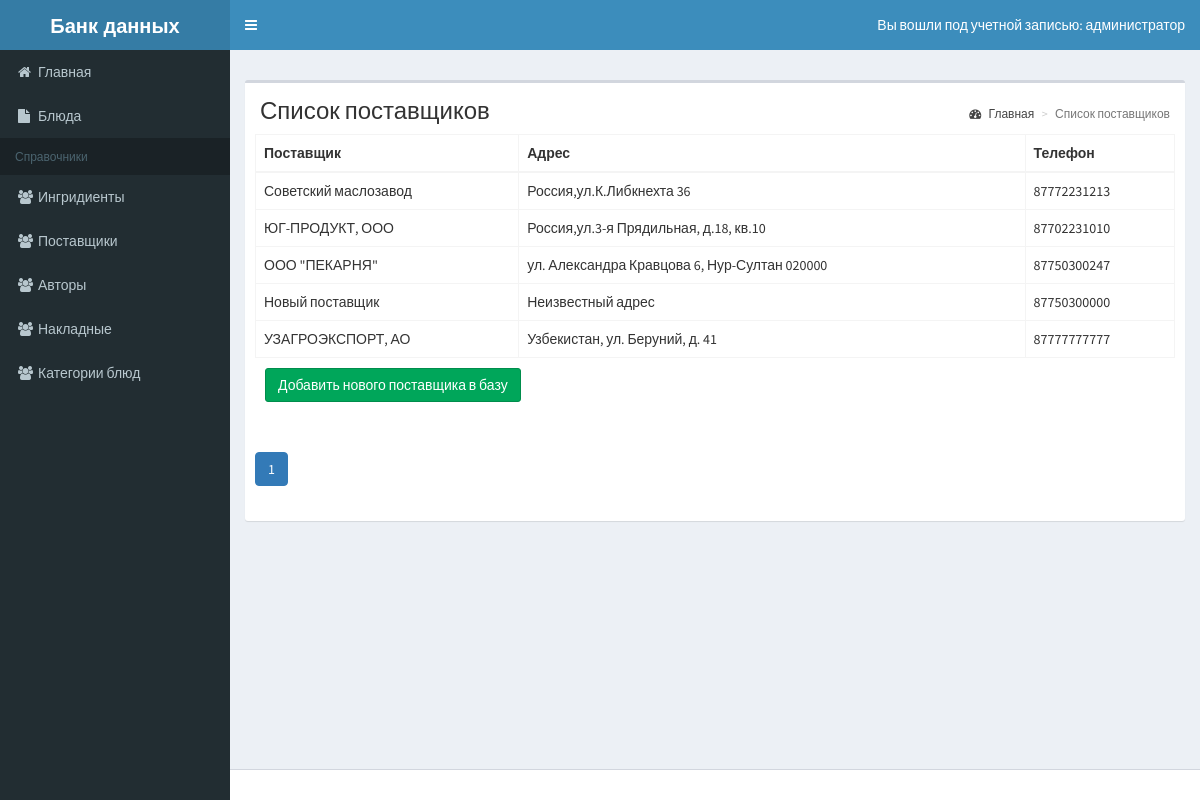
The page /project/list-provider.php (signed in) on the database its author committed.
### tables this page shows
CREATE TABLE `provider` (
  `provider_id` int(11) NOT NULL,
  `name` varchar(20) NOT NULL,
  `adress` varchar(50) NOT NULL,
  `tel` varchar(12) NOT NULL
);

### project/classes/BaseMap.php (called while the page is built, shortened)
<?php
abstract class BaseMap extends Config{
function __construct()
{
try{
    $this->db = new PDO('mysql:host='.self::HOST.';dbname='.self::DB_NAME,self::DB_USER,self::DB_PASSWORD);
    }
    catch(PDOException $e) {
        echo $e->getMessage();
    }
    catch (Exception $ex) {
}
}}

### project/classes/ProviderMap.php (called while the page is built, shortened)
<?php
class ProviderMap extends BaseMap{
public function findAll($ofset=0,$limit=30){
$res = $this->db->query("SELECT provider.provider_id,
provider.name,provider.adress,provider.tel"
. " FROM provider LIMIT $ofset,$limit");
return $res->fetchAll(PDO::FETCH_OBJ);
}
}

### project/list-provider.php (the view, shortened to what this page needs)
<?php
$size = 30;
if (isset($_GET['page'])) {
$page = Helper::clearInt($_GET['page']);
} else {
$page = 1;
}
$providerMap = new ProviderMap();
$providers = $providerMap->findAll($page*$size-$size, $size);
$header = 'Список поставщиков';
require_once 'template/header.php';
?>
<div class="row">
<div class="col-xs-12">
<div class="box">
<section class="content-header">
<h1><?=$header;?></h1>
<ol class="breadcrumb">
<li><a href="/index.php"><i class="fa fa-dashboard"></i> Главная</a></li>
<li class="active"><?=$header;?></li>
</ol>
</section>
<div class="box-body">
<?php
if ($providers) {
?>
<table id="example2" class="table table-bordered table-hover">
<thead>
<tr>
<th>Поставщик</th>
<th>Адрес</th>
<th>Телефон</th>
</tr>
</thead>
<tbody>
<?php
foreach ($providers as $provider) {
echo '<tr>';
echo '<td>'.$provider->name.'</td>';
echo '<td>'.$provider->adress.'</td>';
echo '<td>'.$provider->tel.'</td>';
echo '</tr>';
}
?>
</tbody>
</table>
<div class="box-body">
<a class="btn btn-success" href="add-provider.php">Добавить нового поставщика в базу</a>
</div>
<?php } else {
echo 'Ни одного постащика не найдено';
} ?>
</div>
<div class="box-body">
</div>
</div>
</div>
</div>
<?php
require_once 'template/footer.php';
?>

### rows shown on the page
provider: name "Советский маслозавод", adress "Россия,ул.К.Либкнехта 36", tel "87772231213"
provider: name "ЮГ-ПРОДУКТ, ООО", adress "Россия,ул.3-я Прядильная, д.18, кв.10", tel "87702231010"
provider: name "ООО \"ПЕКАРНЯ\"", adress "ул. Александра Кравцова 6, Нур-Султан 020000", tel "87750300247"
provider: name "Новый поставщик", adress "Неизвестный адрес", tel "87750300000"
provider: name "УЗАГРОЭКСПОРТ, АО", adress "Узбекистан, ул. Беруний, д. 41", tel "87777777777"

### other values the page prints
$_SESSION['roleName'] "администратор"
$header "Список поставщиков"
